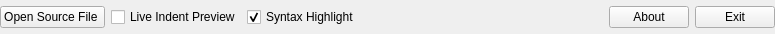
<?xml version="1.0" encoding="UTF-8"?>
<ui version="4.0">
 <class>toolBarWidget</class>
 <widget class="QWidget" name="toolBarWidget">
  <property name="geometry">
   <rect>
    <x>0</x>
    <y>0</y>
    <width>775</width>
    <height>34</height>
   </rect>
  </property>
  <property name="windowTitle">
   <string>Form</string>
  </property>
  <layout class="QHBoxLayout">
   <property name="spacing">
    <number>6</number>
   </property>
   <property name="margin">
    <number>0</number>
   </property>
   <item>
    <widget class="QPushButton" name="pbOpen_Source_File">
     <property name="toolTip">
      <string>&lt;html&gt;&lt;head&gt;&lt;meta name=&quot;qrichtext&quot; content=&quot;1&quot; /&gt;&lt;/head&gt;&lt;body style=&quot; white-space: pre-wrap; font-family:MS Shell Dlg; font-size:8.25pt; font-weight:400; font-style:normal; text-decoration:none;&quot;&gt;&lt;p style=&quot; margin-top:0px; margin-bottom:0px; margin-left:0px; margin-right:0px; -qt-block-indent:0; text-indent:0px;&quot;&gt;&lt;span style=&quot; font-size:8pt;&quot;&gt;Opens a dialog for selecting a source code file.&lt;/span&gt;&lt;/p&gt;&lt;p style=&quot; margin-top:0px; margin-bottom:0px; margin-left:0px; margin-right:0px; -qt-block-indent:0; text-indent:0px; font-size:8pt;&quot;&gt;This file will be used to show what the indent tool changes.&lt;/p&gt;&lt;/body&gt;&lt;/html&gt;</string>
     </property>
     <property name="text">
      <string>Open Source File </string>
     </property>
     <property name="icon">
      <iconset resource="../resources/Icons.qrc">
       <normaloff>:/mainWindow/document-open.png</normaloff>:/mainWindow/document-open.png</iconset>
     </property>
    </widget>
   </item>
   <item>
    <widget class="QCheckBox" name="cbLivePreview">
     <property name="toolTip">
      <string>&lt;html&gt;&lt;head&gt;&lt;meta name=&quot;qrichtext&quot; content=&quot;1&quot; /&gt;&lt;/head&gt;&lt;body style=&quot; white-space: pre-wrap; font-family:MS Shell Dlg 2; font-size:8.25pt; font-weight:400; font-style:normal; text-decoration:none;&quot;&gt;&lt;p style=&quot; margin-top:0px; margin-bottom:0px; margin-left:0px; margin-right:0px; -qt-block-indent:0; text-indent:0px; font-family:MS Shell Dlg; font-size:8pt;&quot;&gt;Turns the preview of the reformatted source code on and off.&lt;/p&gt;&lt;p style=&quot; margin-top:0px; margin-bottom:0px; margin-left:0px; margin-right:0px; -qt-block-indent:0; text-indent:0px; font-family:MS Shell Dlg; font-size:8pt;&quot;&gt;In other words it switches between formatted and nonformatted code. (Ctrl+L)&lt;/p&gt;&lt;/body&gt;&lt;/html&gt;</string>
     </property>
     <property name="text">
      <string>Live Indent Preview</string>
     </property>
     <property name="icon">
      <iconset resource="../resources/Icons.qrc">
       <normaloff>:/mainWindow/live-preview.png</normaloff>:/mainWindow/live-preview.png</iconset>
     </property>
     <property name="shortcut">
      <string>Ctrl+L</string>
     </property>
    </widget>
   </item>
   <item>
    <widget class="QCheckBox" name="enableSyntaxHighlightningCheckBox">
     <property name="toolTip">
      <string>&lt;html&gt;&lt;head&gt;&lt;meta name=&quot;qrichtext&quot; content=&quot;1&quot; /&gt;&lt;/head&gt;&lt;body style=&quot; white-space: pre-wrap; font-family:MS Shell Dlg 2; font-size:8.25pt; font-weight:400; font-style:normal; text-decoration:none;&quot;&gt;&lt;p style=&quot; margin-top:0px; margin-bottom:0px; margin-left:0px; margin-right:0px; -qt-block-indent:0; text-indent:0px; font-family:MS Shell Dlg; font-size:8pt;&quot;&gt;Enables and disables the highlightning of the source&lt;/p&gt;&lt;p style=&quot; margin-top:0px; margin-bottom:0px; margin-left:0px; margin-right:0px; -qt-block-indent:0; text-indent:0px; font-family:MS Shell Dlg; font-size:8pt;&quot;&gt;code shown below. (Still needs some performance improvements) (Ctrl+H)&lt;/p&gt;&lt;/body&gt;&lt;/html&gt;</string>
     </property>
     <property name="text">
      <string>Syntax Highlight</string>
     </property>
     <property name="icon">
      <iconset resource="../resources/Icons.qrc">
       <normaloff>:/mainWindow/syntax-highlight.png</normaloff>:/mainWindow/syntax-highlight.png</iconset>
     </property>
     <property name="shortcut">
      <string>Ctrl+H</string>
     </property>
     <property name="checked">
      <bool>true</bool>
     </property>
     <property name="connectedSettingName" stdset="0">
      <string>DONOTTRANSLATE:SyntaxHighlightningEnabled</string>
     </property>
    </widget>
   </item>
   <item>
    <spacer>
     <property name="orientation">
      <enum>Qt::Horizontal</enum>
     </property>
     <property name="sizeHint" stdset="0">
      <size>
       <width>40</width>
       <height>20</height>
      </size>
     </property>
    </spacer>
   </item>
   <item>
    <widget class="QPushButton" name="pbAbout">
     <property name="toolTip">
      <string>&lt;html&gt;&lt;head&gt;&lt;meta name=&quot;qrichtext&quot; content=&quot;1&quot; /&gt;&lt;/head&gt;&lt;body style=&quot; white-space: pre-wrap; font-family:MS Shell Dlg; font-size:8.25pt; font-weight:400; font-style:normal; text-decoration:none;&quot;&gt;&lt;p style=&quot; margin-top:0px; margin-bottom:0px; margin-left:0px; margin-right:0px; -qt-block-indent:0; text-indent:0px;&quot;&gt;Shows info about UniversalIndentGUI&lt;/p&gt;&lt;/body&gt;&lt;/html&gt;</string>
     </property>
     <property name="text">
      <string>About</string>
     </property>
     <property name="icon">
      <iconset resource="../resources/Icons.qrc">
       <normaloff>:/mainWindow/info.png</normaloff>:/mainWindow/info.png</iconset>
     </property>
    </widget>
   </item>
   <item>
    <widget class="QPushButton" name="pbExit">
     <property name="toolTip">
      <string>&lt;html&gt;&lt;head&gt;&lt;meta name=&quot;qrichtext&quot; content=&quot;1&quot; /&gt;&lt;/head&gt;&lt;body style=&quot; white-space: pre-wrap; font-family:MS Shell Dlg; font-size:8.25pt; font-weight:400; font-style:normal; text-decoration:none;&quot;&gt;&lt;p style=&quot; margin-top:0px; margin-bottom:0px; margin-left:0px; margin-right:0px; -qt-block-indent:0; text-indent:0px;&quot;&gt;Quits the UniversalIndentGUI&lt;/p&gt;&lt;/body&gt;&lt;/html&gt;</string>
     </property>
     <property name="text">
      <string>Exit</string>
     </property>
     <property name="icon">
      <iconset resource="../resources/Icons.qrc">
       <normaloff>:/mainWindow/system-log-out.png</normaloff>:/mainWindow/system-log-out.png</iconset>
     </property>
    </widget>
   </item>
  </layout>
 </widget>
 <resources>
  <include location="../resources/Icons.qrc"/>
 </resources>
 <connections/>
</ui>
